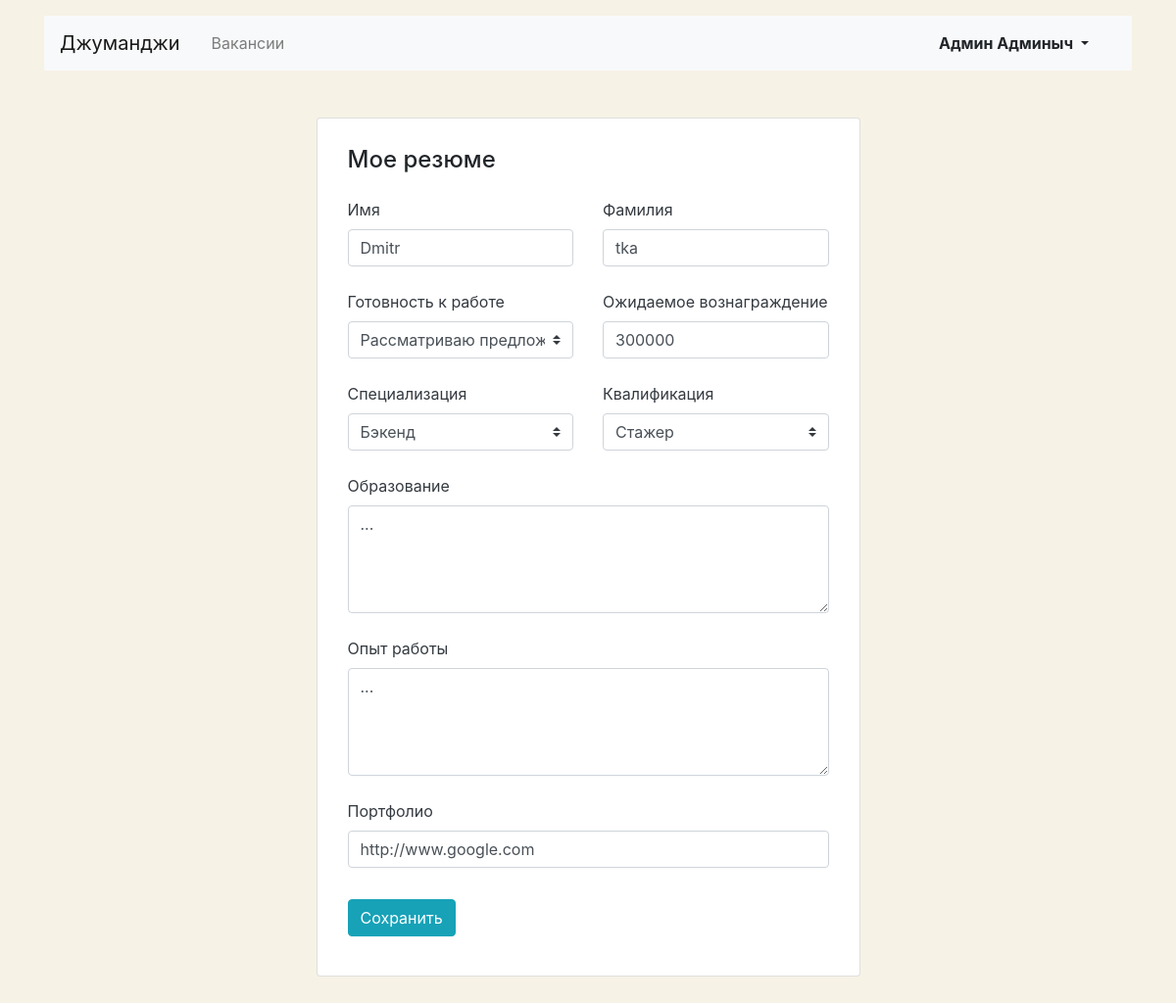
The page /myresume/ (signed in) on the database as committed earlier.
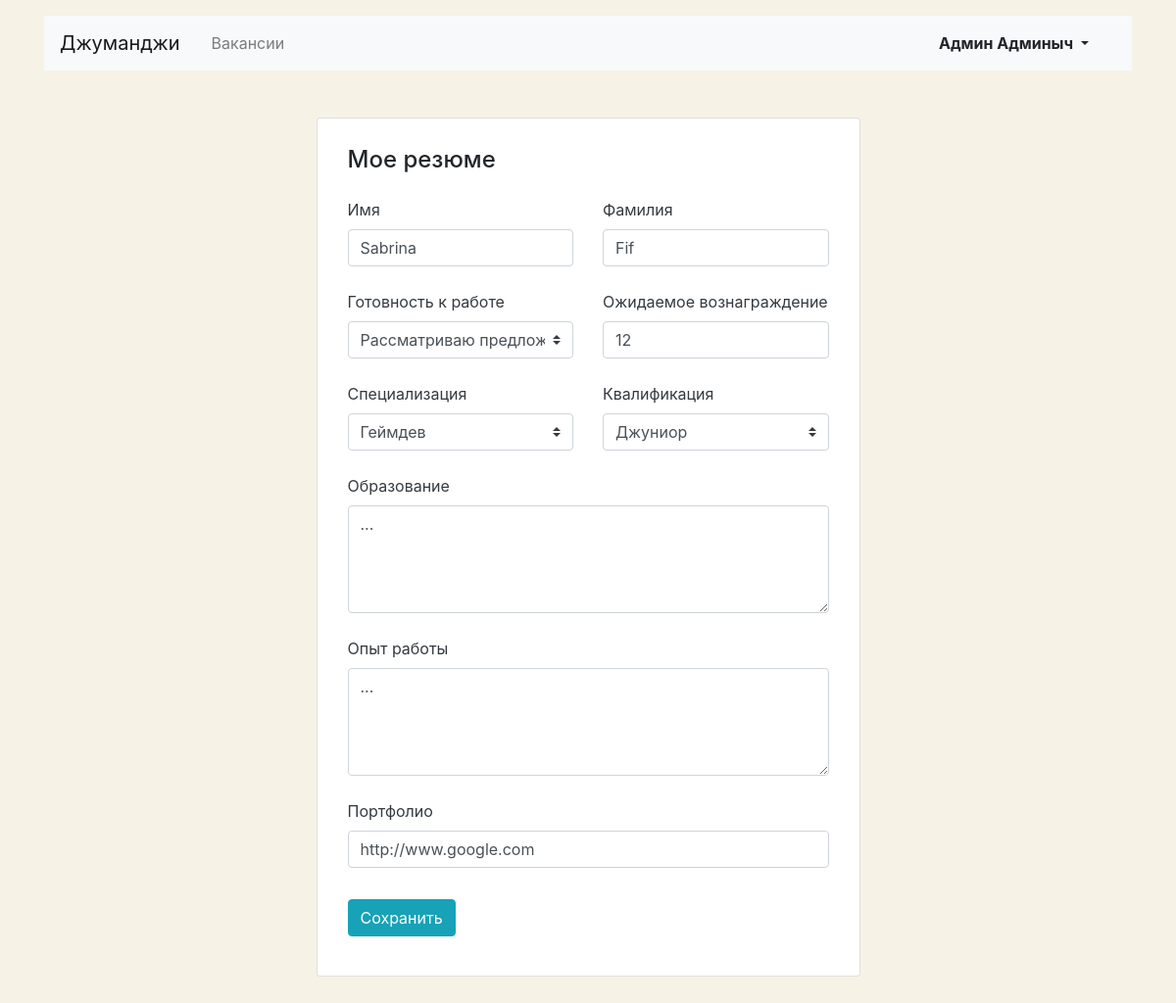
The same page on the database as committed later.
### catalog/models.py (models this page shows, shortened)
class Resume(models.Model):
    user = models.OneToOneField(User, on_delete=models.CASCADE, verbose_name='Пользователь')
    name = models.CharField(max_length=255, verbose_name='Имя')
    surname = models.CharField(max_length=255, verbose_name='Фамилия')
    status = models.CharField(
        max_length=255,
        choices=[
            ('not_in_search', 'Не ищу работу'),
            ('consideration', 'Рассматриваю предложения'),
            ('in_search', 'Ищу работу'),
        ],
        default='not_in_search',
        verbose_name='Готовность к работе',
    )
    salary = models.PositiveIntegerField(verbose_name='Вознаграждение')
    specialty = models.ForeignKey(
        Specialty,
        related_name='resumes',
        on_delete=models.CASCADE,
        verbose_name='Специализация',
    )
    grade = models.CharField(
        max_length=255,
        choices=[
            ('trainee', 'Стажер'),
            ('junior', 'Джуниор'),
            ('middle', 'Миддл'),
            ('senior', 'Синьор'),
            ('lead', 'Лид'),
        ],
        verbose_name='Квалификация',
    )
    education = models.TextField(verbose_name='Образование')
    experience = models.TextField(verbose_name='Опыт работы')
    portfolio = models.URLField(verbose_name='Портфолио')
    class Meta:
        verbose_name = 'резюме'
        verbose_name_plural = 'резюме'

### catalog/views.py (the view)
# urls.py: path('myresume/', views.MyResumeUpdate.as_view(), name='myresume_update'),
class MyResumeUpdate(LoginRequiredMixin, HasResumeMixin, UpdateView):
    model = Resume
    form_class = ResumeForm
    template_name = 'catalog/job_seeker/myresume.html'
    success_url = reverse_lazy('myresume_update')
    def get_object(self, queryset=None):
        if self.request.method == 'POST':
            messages.success(self.request, 'Резюме обновлено')
        return self.request.user.resume
    def get_context_data(self, *args, **kwargs):
        context = super().get_context_data(*args, **kwargs)
        msgs = [msg.message for msg in self.request._messages]
        context['msg'] = msgs[0] if msgs else ''
        context['info'] = 'Мое резюме'
        return context

### catalog/forms.py
class ResumeForm(forms.ModelForm):
    class Meta:
        model = Resume
        fields = (
            'name',
            'surname',
            'status',
            'salary',
            'specialty',
            'grade',
            'education',
            'experience',
            'portfolio',
        )
        widgets = {
            'name': forms.TextInput(attrs={'class': 'form-control'}),
            'surname': forms.TextInput(attrs={'class': 'form-control'}),
            'status': forms.Select(attrs={'class': 'custom-select mr-sm-2'}),
            'salary': forms.TextInput(attrs={'class': 'form-control'}),
            'specialty': forms.Select(attrs={'class': 'custom-select mr-sm-2'}),
            'grade': forms.Select(attrs={'class': 'custom-select mr-sm-2'}),
            'education': forms.Textarea(attrs={'class': 'form-control text-uppercase', 'rows': 4}),
            'experience': forms.Textarea(attrs={'class': 'form-control', 'rows': 4}),
            'portfolio': forms.TextInput(attrs={'class': 'form-control', 'placeholder': 'http://anylink.github.io'}),
        }
        labels = {'salary': 'Ожидаемое вознаграждение'}

### catalog/models.py (called while the page is built)
    def __str__(self):
        return self.title

### catalog/templates/catalog/job_seeker/myresume.html (shortened to what this page needs)
{% extends 'base.html' %}
{% block content %}
  <main class="container mt-3 pb-5">
    <section class="col-12 col-lg-6 offset-lg-3 mt-5 card">
      <div class="card-body px-3 pb-4">
        {% if info == 'Начнем' %}
          <h1 class="h4 pt-2">Мое резюме</h1>
          <p class="mt-2">У вас нет резюме. Хотите создать его?</p>
          <a href="{% url 'myresume_create' %}" class="btn btn-info mb-2">Создать резюме</a>
        {% else %}
          <h1 class="h4 pt-2 pb-3">Мое резюме</h1>
          {% include 'catalog/job_seeker/includes/myresume_form.html' %}
        {% endif %}
      </div>
    </section>
  </main>
{% endblock %}

### catalog/templates/catalog/job_seeker/includes/myresume_form.html (shortened to what this page needs)
<form action="" method="post" class="" enctype="multipart/form-data">
    <div class="row">
        <div class="col-12 col-md-6">
            <div class="form-group pb-2">
                <label class="mb-2 text-dark">{{form.name.label}}</label>
                {{form.name}}
            </div>
        </div>
        <div class="col-12 col-md-6">
            <div class="form-group pb-2">
                <label class="mb-2 text-dark">{{form.surname.label}}</label>
                {{form.surname}}
            </div>
        </div>
    </div>
    <div class="row">
        <div class="col-12 col-md-6">
            <div class="form-group pb-2">
                <label class="mb-2 text-dark">{{form.status.label}}</label>
                {{form.status}}
            </div>
        </div>
        <div class="col-12 col-md-6">
            <div class="form-group pb-2">
                <label class="mb-2 text-dark">{{form.salary.label}}</label>
                {{form.salary}}
            </div>
        </div>
    </div>
    <div class="row">
        <div class="col-12 col-md-6">
            <div class="form-group pb-2">
                <label class="mb-2 text-dark">{{form.specialty.label}}</label>
                {{form.specialty}}
            </div>
        </div>
         <div class="col-12 col-md-6">
            <div class="form-group pb-2">
                <label class="mb-2 text-dark">{{form.grade.label}}</label>
                {{form.grade}}
            </div>
        </div>
    </div>
    <div class="form-group pb-2">
        <label class="mb-2 text-dark">{{form.education.label}}</label>
        {{form.education}}
    </div>
    <div class="form-group pb-2">
        <label class="mb-2 text-dark">{{form.experience.label}}</label>
        {{form.experience}}
    </div>
    <div class="form-group pb-3">
        <label class="mb-2 text-dark">{{form.portfolio.label}}</label>
        {{form.portfolio}}
    </div>
    <div class="form-group">
        <input type="submit" class="btn btn-info" value="Сохранить">
    </div>
</form>

Rows that differ between the two databases and show on the page:
removed Resume: name "Dmitr", surname "tka", status "Рассматриваю предложения", salary "300000", specialty "Бэкенд", grade "Стажер", education "...", experience "...", portfolio "http://www.google.com"
added Resume: name "Sabrina", surname "Fif", status "Рассматриваю предложения", salary "12", specialty "Геймдев", grade "Джуниор", education "...", experience "...", portfolio "http://www.google.com"
